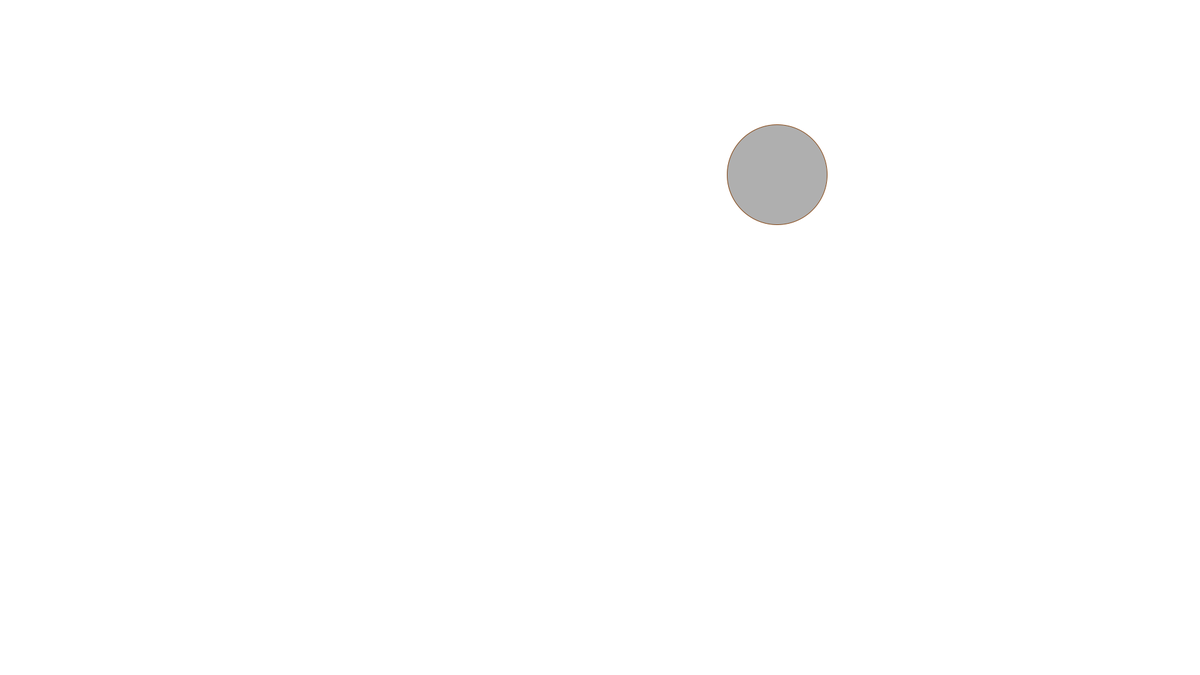
Frame 1 (no input)
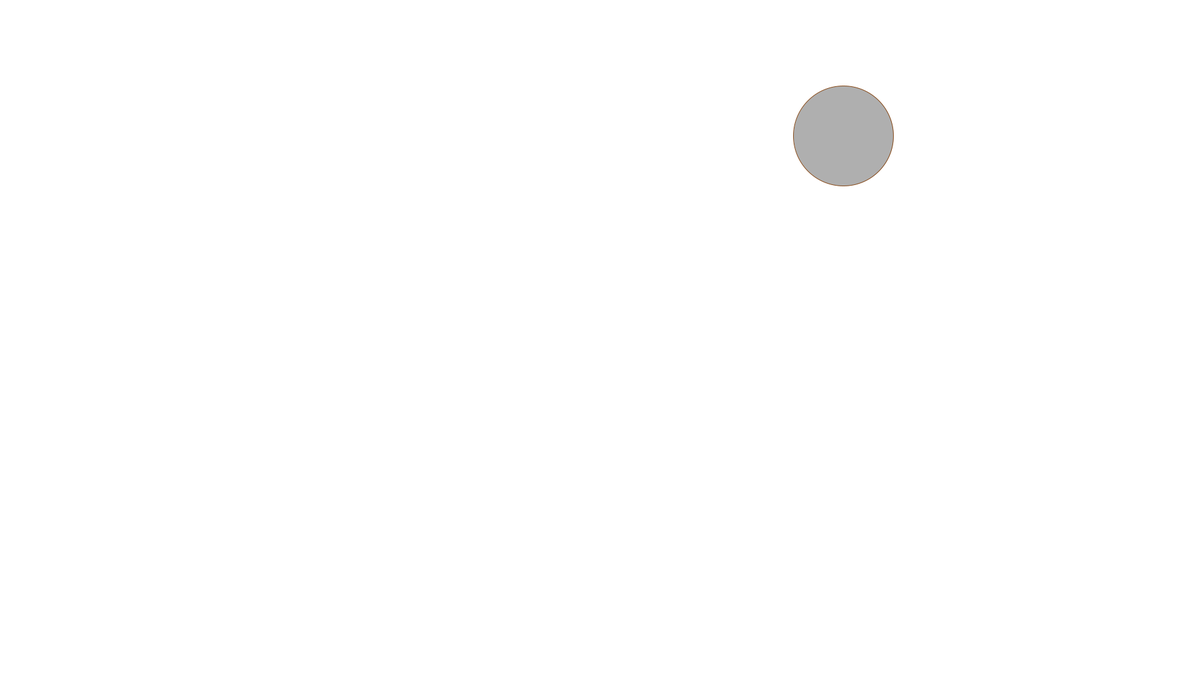
Frame 60 (the mouse pressed at the canvas centre just before this capture)
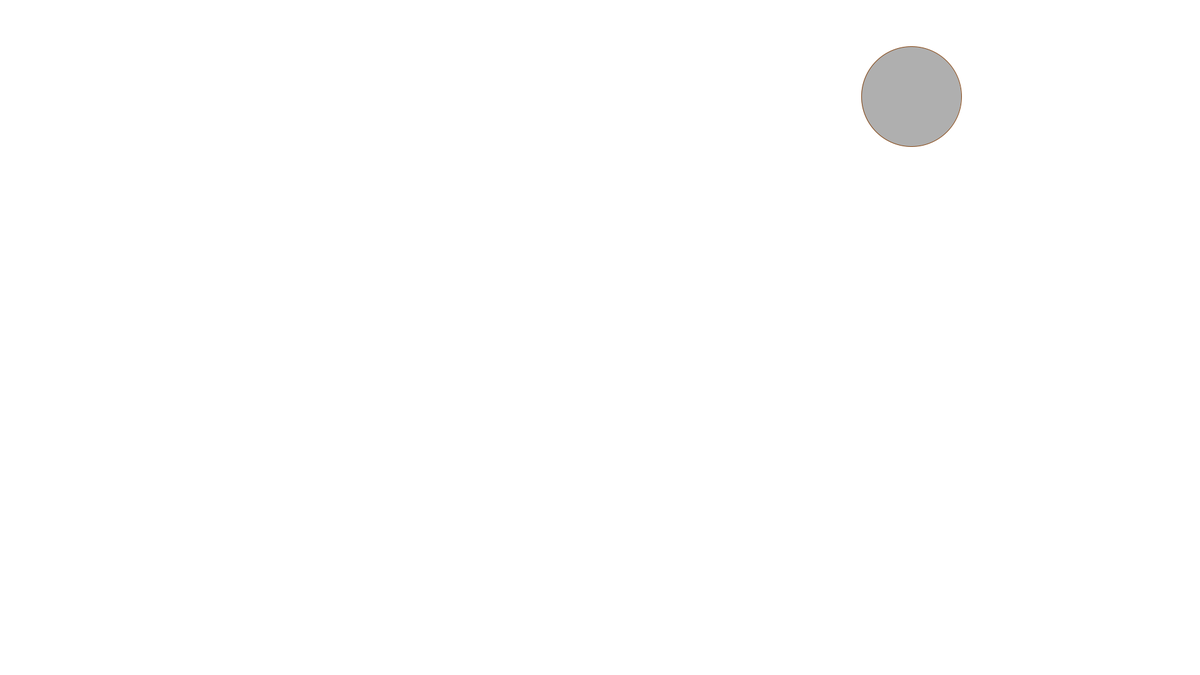
Frame 120 (the mouse held since frame 60 and released just before this capture)

The Processing sketch that drew these frames (run headless with seeded random() and noise(); from frame 60 on, the mouse is pressed at the canvas centre):

// Processing sketch: ball_forClass
// ── ball_forClass.pde
Mover mover;

void setup(){
 size(1920,1080);
 mover = new Mover();
}

void draw(){
 background(255);
 
 mover.update();
 mover.display();
}
class Mover{
  PVector location;
  PVector velocity;
  Mover(){
    location = new PVector(random(width), random(height));
    velocity = new PVector(random(-2, 2), random(-2, 2));
  }
  void update(){
   location.add(velocity); 
  }
  
  void display(){
   stroke(132, 69, 19);
   fill(175);
   ellipse(location.x, location.y, 160, 160);
  }
  
  
}
